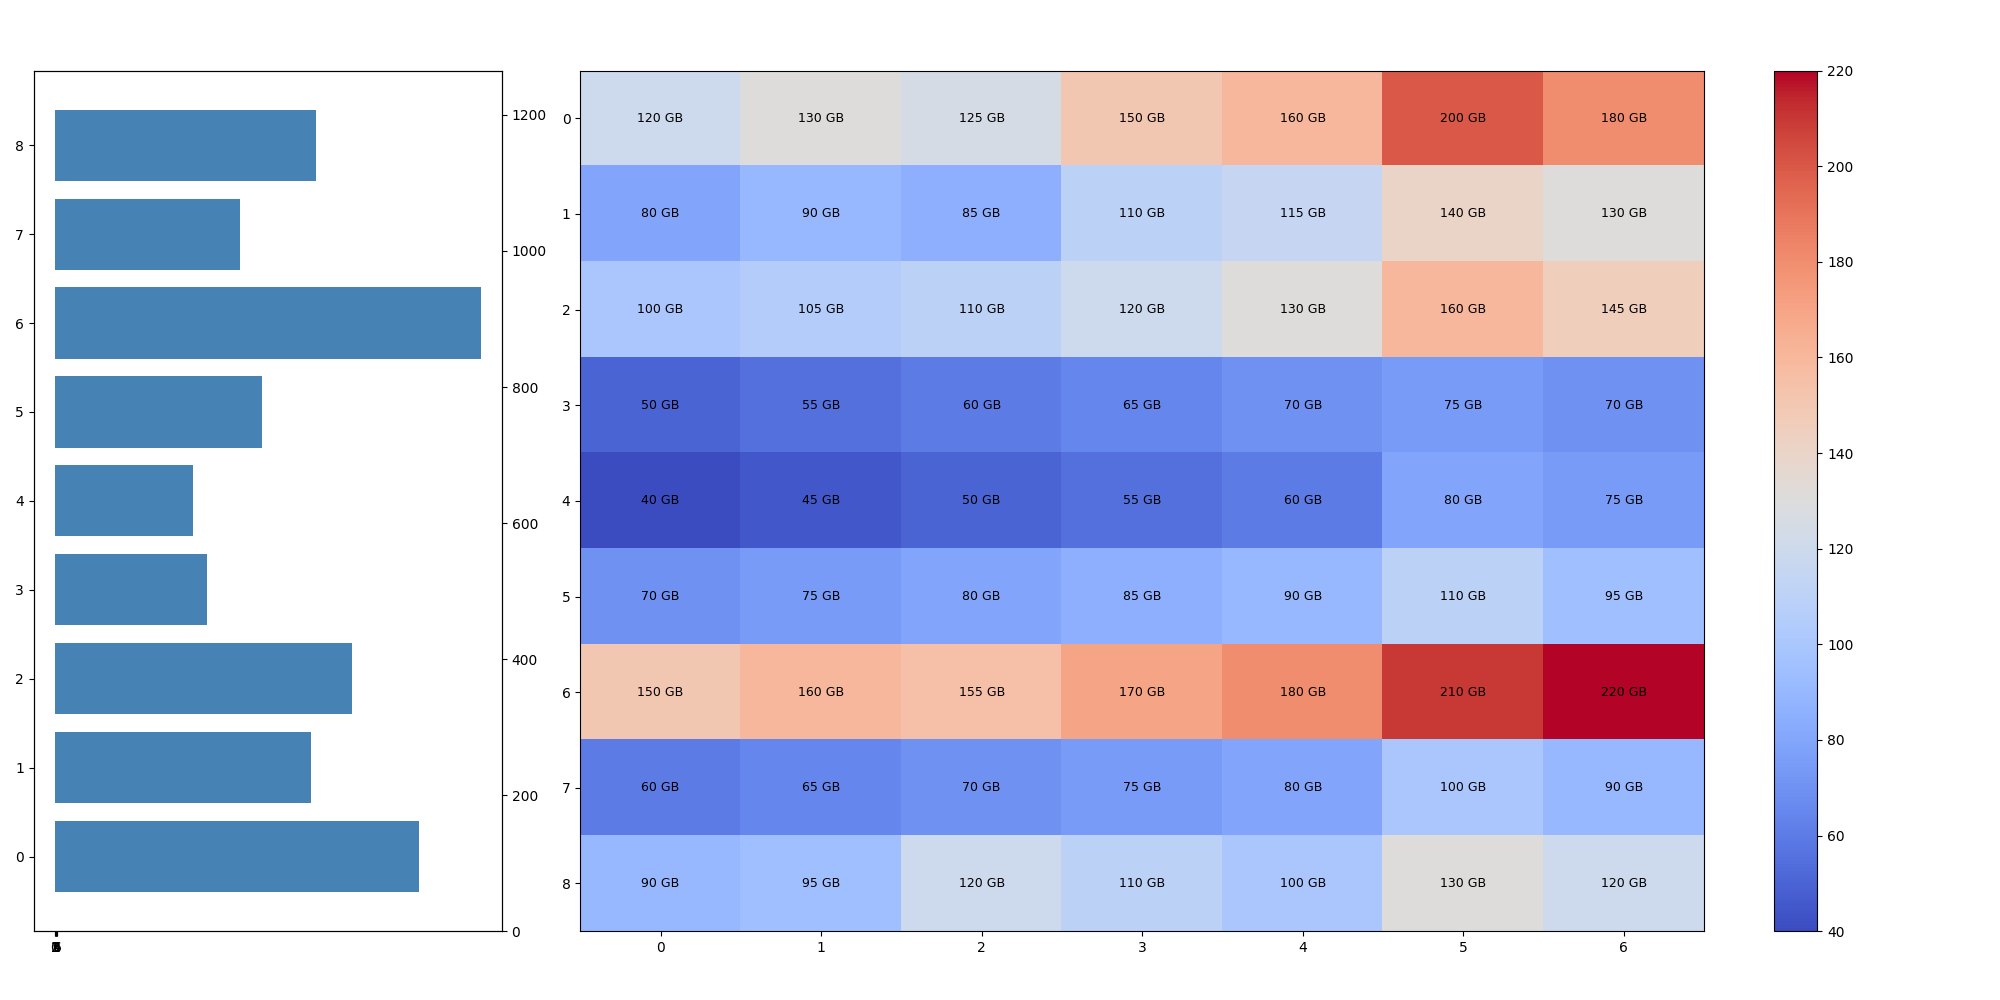

Write Python code to recreate this figure.
import matplotlib.pyplot as plt
import numpy as np

city_zones = ["Downtown", "Residential", "Commercial", "Industrial", "Parks", "Suburbs", "Tech Hub", "University", "Harbor"]
days = ["Mon", "Tue", "Wed", "Thu", "Fri", "Sat", "Sun"]

activity_data = np.array([
    [120, 130, 125, 150, 160, 200, 180], 
    [80, 90, 85, 110, 115, 140, 130],     
    [100, 105, 110, 120, 130, 160, 145],  
    [50, 55, 60, 65, 70, 75, 70],         
    [40, 45, 50, 55, 60, 80, 75],         
    [70, 75, 80, 85, 90, 110, 95],        
    [150, 160, 155, 170, 180, 210, 220],  
    [60, 65, 70, 75, 80, 100, 90],        
    [90, 95, 120, 110, 100, 130, 120]    
])

# Initialize the figure and create subplots
fig, (ax2, ax1) = plt.subplots(1, 2, figsize=(20, 10), gridspec_kw={'width_ratios': [1, 3]})

# Plot bar charts showing total activity for each zone and each day on the first subplot (ax2)
total_activity_by_zone = activity_data.sum(axis=1)
total_activity_by_day = activity_data.sum(axis=0)

# Subplot for total activity by zone
ax2.barh(np.arange(len(city_zones)), total_activity_by_zone, color='steelblue')
ax2.set_yticks(np.arange(len(city_zones)))

# Additional subplot for total activity by day
ax2_2 = ax2.twinx()
ax2_2.bar(np.arange(len(days)), total_activity_by_day, alpha=0.7, color='orange', width=0.3, align='center')
ax2_2.set_xticks(np.arange(len(days)))

# Plot the heatmap on the second subplot (ax1)
heatmap = ax1.imshow(activity_data, cmap='coolwarm', aspect='auto')

# Add labels and title for the heatmap
ax1.set_xticks(np.arange(len(days)))
ax1.set_yticks(np.arange(len(city_zones)))

# Annotate cells with the data values
for i in range(len(city_zones)):
    for j in range(len(days)):
        ax1.text(j, i, f'{activity_data[i, j]} GB', va='center', ha='center', color='black', fontsize=9)

# Add color bar to the heatmap
fig.colorbar(heatmap, ax=ax1, orientation='vertical')

plt.tight_layout(rect=[0, 0.03, 1, 0.95])
plt.show()
